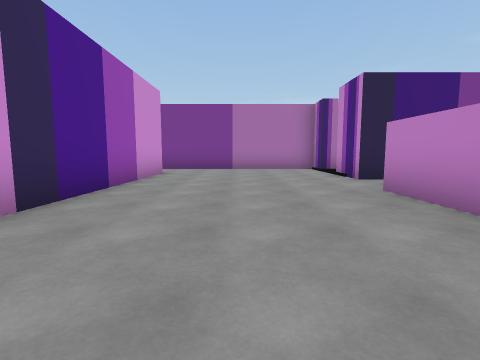
view 1 (above)

24 first-person views from a walk through a Unity game level. The camera is 1.2 m above the floor, tilts 6° down and sees 85° across. The floor is counted in squares, 2 m on a side. Each view is taken from the middle of a square. On the plan, view 1 faces up. The plan holds only what a view shows up to about 9 squares ahead; the rest is blank. The place goes on beyond the plan. The player is left out. Door leaves are left out, so doorways stand open. Some surface patterns are stand-ins.

view 2
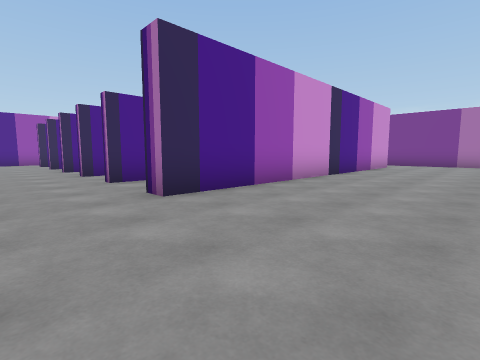

view 3
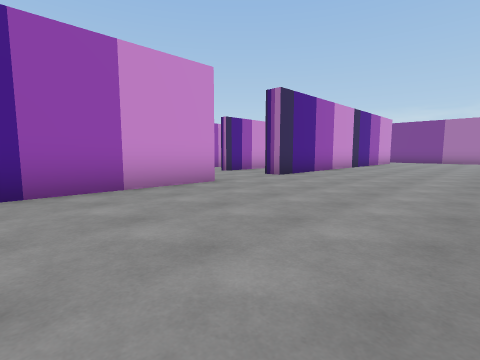

view 4
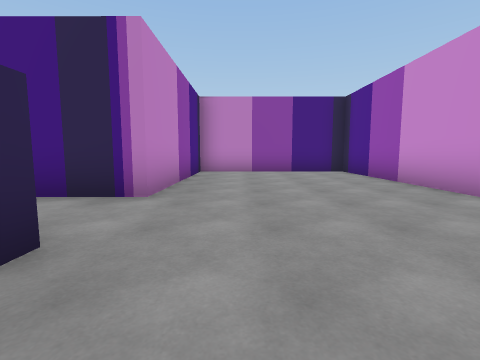

view 5
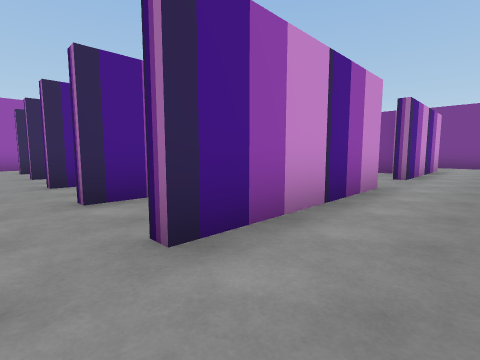

view 6
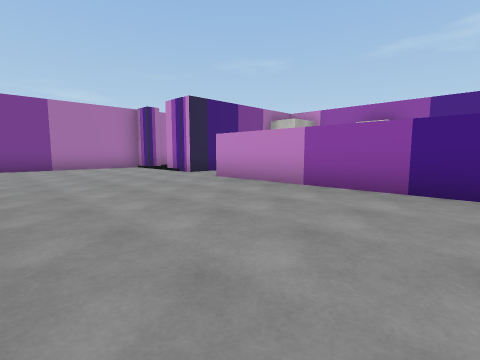

view 7
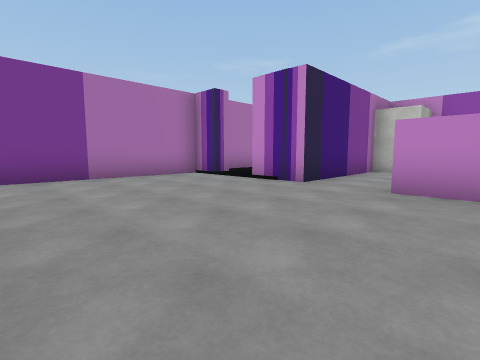

view 8
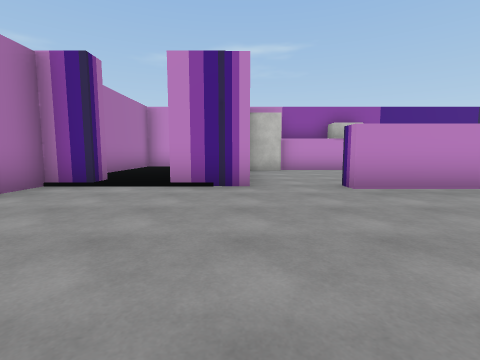

view 9
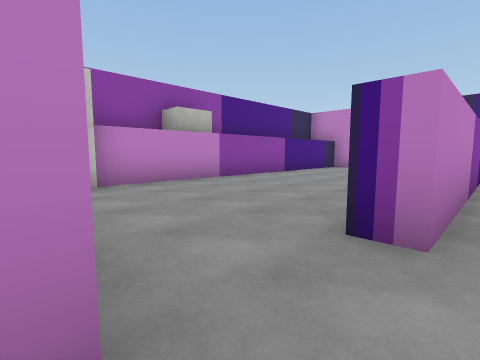

view 10
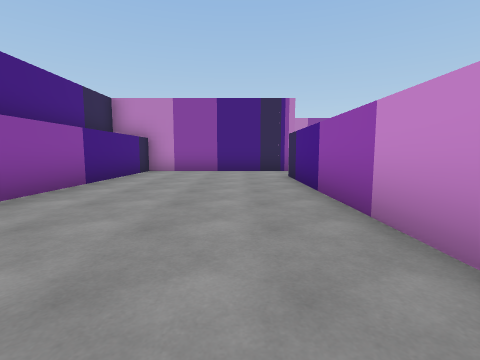

view 11
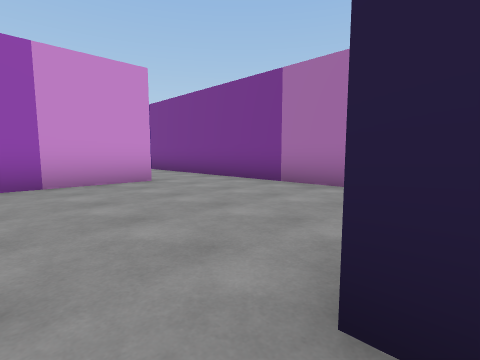

view 12
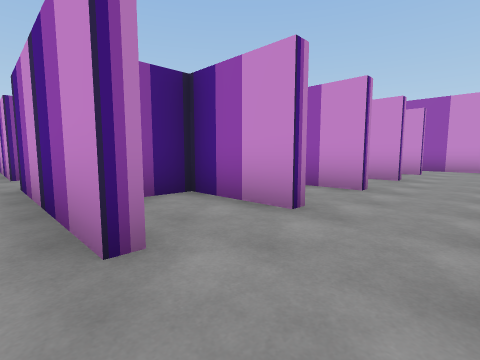

view 13
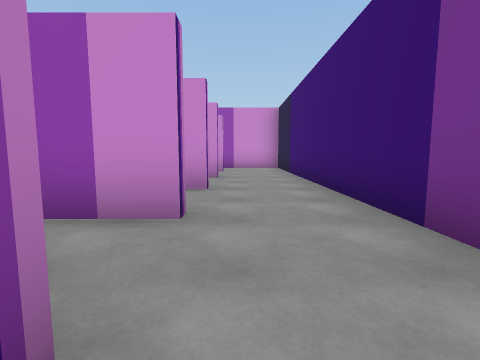

view 14
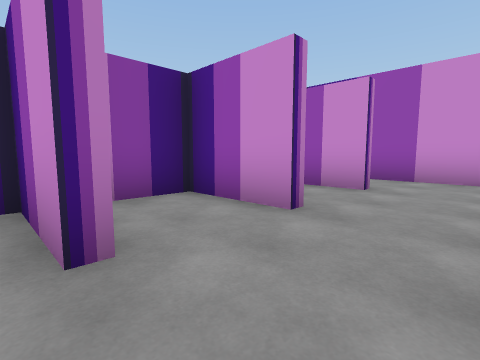

view 15
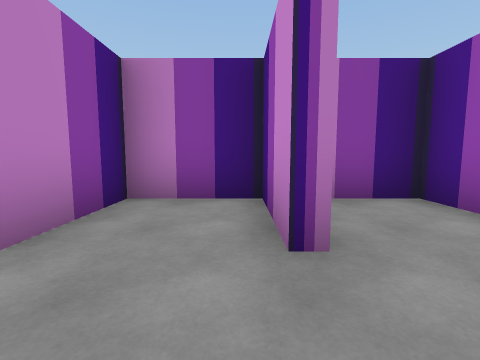

view 16
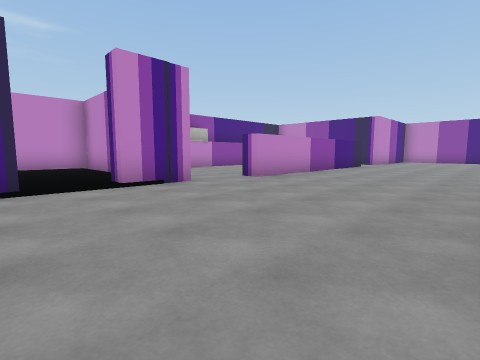

view 17
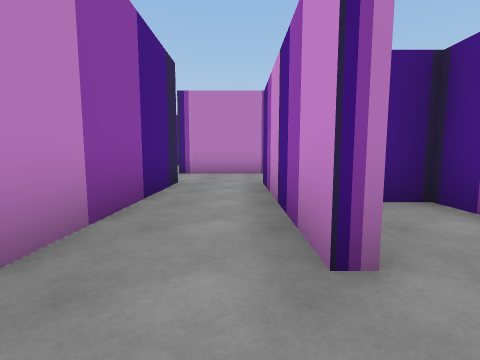

view 18
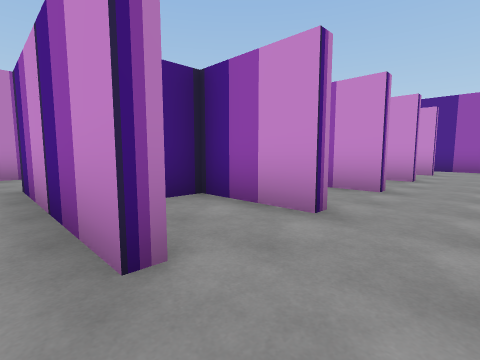

view 19
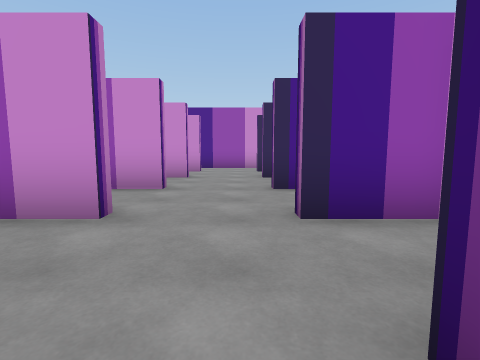

view 20
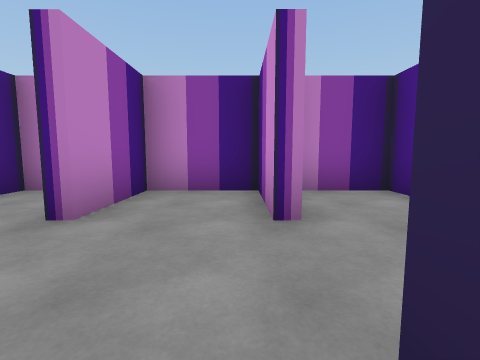

view 21
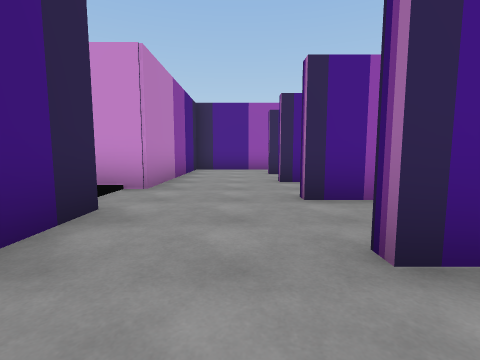

view 22
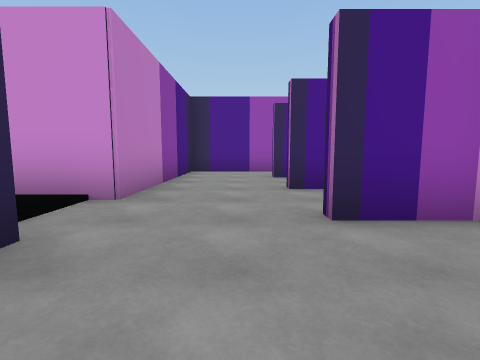

view 23
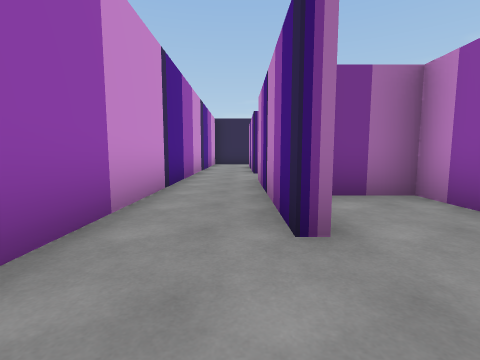

view 24
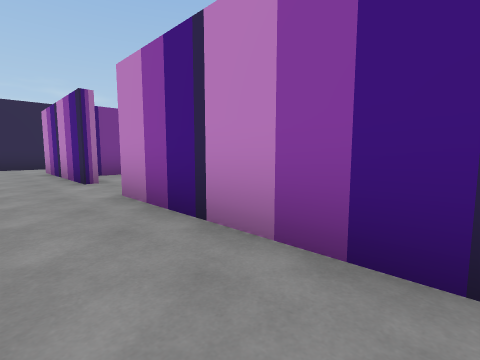

### Floor plan
Points are (right, up) in squares from view 1. A wall is a line through its corners. A room is listed if a view was taken in it or the views show most of it. See-through windows are left out.
Room 1 (views 1, 2, 3, 4, 6, 7, 8, 9, 16)
walls: (2.3, -2.6) (2.3, 4.1); (-2.2, -4.5) (-2.2, -9.2) (2.3, -9.2) (2.3, -4.5) (3.5, -4.5); (2.6, 5.8) (2.6, 7.2); (-2.2, 7.6) (-2.2, -2.2); (2.6, 8.6) (2.6, 9.5) (-2.6, 9.5)
ways out: opening at (-3, -3.5) to room 2; opening at (-3, 8.5) to room 2; opening at (2, 5) to room 3; opening at (2.5, -3.5) to room 3; open door at (3, 7.5) to room 9
Room 2 (views 5, 12, 13, 17, 18, 19)
walls: (-4.5, 1.8) (-4.5, -2.2); (-4.5, 7.5) (-4.5, 3.5); (-2.2, -2.2) (-2.8, -2.2) (-2.8, 1.8); (-2.6, 9.5) (-4.6, 9.5); (-4.8, -4.5) (-2.2, -4.5)
ways out: opening at (-3, -3.5) to room 1; opening at (-3, 8.5) to room 1; opening at (-5, -3.5) to room 7; opening at (-5, 2.5) to room 15; opening at (-5, 8.5) to room 16
Room 3 (views 10, 11)
walls: (2.8, 2.8) (2.8, -2.6); (6.6, 4.6) (6.6, 5.8) (2.6, 5.8); (2.3, 4.1) (2.9, 4.1); (3.5, -4.5) (6.9, -4.5) (6.9, 4.6)
ways out: opening at (2, 5) to room 1; opening at (2.5, -3.5) to room 1
Room 4 (view 14)
walls: (-8.3, 7.5) (-8.3, 5.5); (-6.6, 9.5) (-8.5, 9.5)
ways out: opening at (-9, 8.5) to room 5; opening at (-7, 8.5) to room 16
Room 5 (view 15)
walls: (-10.3, 7.5) (-10.3, 5.6) (-8.5, 5.6) (-8.5, 7.5); (-8.5, 9.5) (-10.5, 9.5)
ways out: opening at (-9, 8.5) to room 4; opening at (-11, 8.5) to room 12
Room 6 (view 20)
walls: (-10.3, 1.8) (-10.3, -0.1) (-8.5, -0.1) (-8.5, 1.8)
ways out: opening at (-11, 2.5) to room 11; opening at (-9, 2.5) to room 14
Room 7 (views 21, 22)
walls: (-6.3, -1.4) (-6.3, -2.2)
ways out: opening at (-5, -3.5) to room 2; opening at (-7, -3.5) to room 13
Room 8 (views 23, 24)
walls: (-12.6, 3.5) (-12.6, 7.5); (-14.3, 5) (-14.3, -4.5) (-12.6, -4.5); (-12.6, -2.2) (-12.6, 1.8); (-14.3, 8.8) (-14.3, 6.9); (-12.5, 9.5) (-13.5, 9.5)
ways out: opening at (-13, -3.5) to room 10; opening at (-13, 2.5) to room 11; opening at (-13, 8.5) to room 12
Room 9 (no view inside)
walls: (5.9, 6.3) (8.1, 6.3) (8.1, 8.2); (7.1, 9.5) (3.9, 9.5)
ways out: open door at (3, 7.5) to room 1
Room 10 (no view inside)
walls: (-12.4, -1.8) (-12.4, -2.2); (-12.6, -4.5) (-10.6, -4.5); (-10.5, -1.4) (-10.5, -0.4) (-11.8, -0.4)
ways out: opening at (-13, -3.5) to room 8; opening at (-11, -3.5) to room 17
Room 11 (no view inside)
walls: (-12.4, 1.8) (-12.4, -0.1) (-10.9, -0.1); (-11.1, 5.4) (-11.9, 5.4)
ways out: opening at (-11, 2.5) to room 6; opening at (-13, 2.5) to room 8
Room 12 (no view inside)
walls: (-12.4, 7.5) (-12.4, 5.6) (-11.1, 5.6); (-10.5, 9.5) (-12.5, 9.5)
ways out: opening at (-11, 8.5) to room 5; opening at (-13, 8.5) to room 8
Room 13 (no view inside)
walls: (-7.8, -4.5) (-6.5, -4.5); (-8.3, -0.9) (-8.3, -2.2)
ways out: opening at (-7, -3.5) to room 7; opening at (-9, -3.5) to room 17; open door at (-8.5, -5)
Room 14 (no view inside)
walls: (-8.3, 4) (-8.3, 3.5); (-8.3, 1.8) (-8.3, 0.9)
ways out: opening at (-9, 2.5) to room 6; opening at (-7, 2.5) to room 15
Room 15 (no view inside)
walls: (-6.3, 1.8) (-6.3, -0.1) (-5.6, -0.1); (-6.3, 4.9) (-6.3, 3.5)
ways out: opening at (-5, 2.5) to room 2; opening at (-7, 2.5) to room 14
Room 16 (no view inside)
walls: (-6.3, 7.5) (-6.3, 5.6) (-5.5, 5.6); (-4.6, 9.5) (-6.6, 9.5)
ways out: opening at (-5, 8.5) to room 2; opening at (-7, 8.5) to room 4
Room 17 (no view inside)
walls: (-10.3, -1.5) (-10.3, -2.2); (-10.6, -4.5) (-9.3, -4.5)
ways out: opening at (-11, -3.5) to room 10; opening at (-9, -3.5) to room 13

Positions as (right, up) in squares from view 1, and headings:
1: (0, 0), facing up
2: (1, -4), facing up-left
3: (2, -8), facing up-left
4: (1, -1), facing down
5: (-3, -3), facing up-left
6: (-2, -1), facing up-right
7: (-2, 3), facing up-right
8: (-2, 6), facing right
9: (2, 6), facing down-right
10: (4, 4), facing down
11: (3, 5), facing up-left
12: (-4, 9), facing down-left
13: (-4, 8), facing left
14: (-8, 9), facing down-left
15: (-10, 9), facing down
16: (-2, 9), facing down-right
17: (-4, 3), facing down
18: (-4, 3), facing down-left
19: (-4, 3), facing left
20: (-10, 4), facing down
21: (-5, -3), facing left
22: (-6, -3), facing left
23: (-13, -4), facing up
24: (-14, -2), facing up-right
